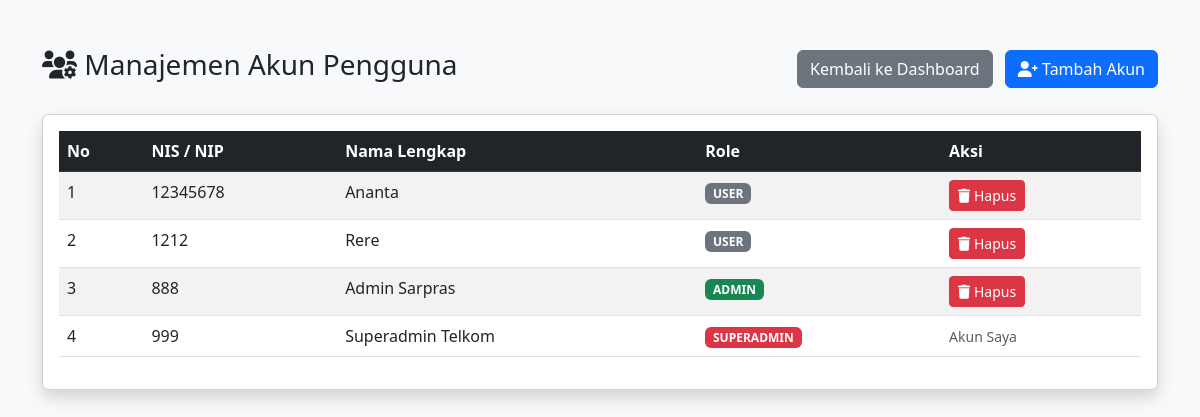
Screenshot of /superadmin/kelola_user.php (signed in) with the database file from the repository.
### tables this page shows
CREATE TABLE `users` (
  `id_user` int(11) NOT NULL,
  `nomor_induk` varchar(50) NOT NULL,
  `nama_lengkap` varchar(100) NOT NULL,
  `password` varchar(255) NOT NULL,
  `role` enum('user','admin','superadmin') DEFAULT 'user',
  `created_at` timestamp NOT NULL DEFAULT current_timestamp()
);

### superadmin/kelola_user.php (the view, shortened to what this page needs)
<?php
require '../config/koneksi.php';
?>
<!DOCTYPE html>
<html lang="id">
<head>
    <link href="https://cdn.jsdelivr.net/npm/bootstrap@5.3.0/dist/css/bootstrap.min.css" rel="stylesheet">
    <link rel="stylesheet" href="https://cdnjs.cloudflare.com/ajax/libs/font-awesome/6.0.0/css/all.min.css">
</head>
<body class="bg-light">
    <div class="container mt-5">
        <div class="d-flex justify-content-between align-items-center mb-4">
            <h3><i class="fas fa-users-cog"></i> Manajemen Akun Pengguna</h3>
            <div>
                <a href="../admin/dashboard.php" class="btn btn-secondary me-2">Kembali ke Dashboard</a>
                <button class="btn btn-primary" data-bs-toggle="modal" data-bs-target="#modalTambahUser"><i class="fas fa-user-plus"></i> Tambah Akun</button>
            </div>
        </div>
        <div class="card shadow">
            <div class="card-body">
                <table class="table table-striped table-hover">
                    <thead class="table-dark">
                        <tr>
                            <th>No</th>
                            <th>NIS / NIP</th>
                            <th>Nama Lengkap</th>
                            <th>Role</th>
                            <th>Aksi</th>
                        </tr>
                    </thead>
                    <tbody>
                        <?php
                        $no = 1;
                        $my_id = $_SESSION['id_user'];
                        $query = mysqli_query($conn, "SELECT * FROM users ORDER BY role ASC");
                        while ($row = mysqli_fetch_assoc($query)) {
                            if($row['role'] == 'superadmin') $badge = 'danger';
                            elseif($row['role'] == 'admin') $badge = 'success';
                            else $badge = 'secondary';
                        ?>
                        <tr>
                            <td><?= $no++ ?></td>
                            <td><?= $row['nomor_induk'] ?></td>
                            <td><?= $row['nama_lengkap'] ?></td>
                            <td><span class="badge bg-<?= $badge ?>"><?= strtoupper($row['role']) ?></span></td>
                            <td>
                                <?php if($row['id_user'] != $my_id): ?>
                                <a href="kelola_user.php?hapus_id=<?= $row['id_user'] ?>" class="btn btn-sm btn-danger" onclick="return confirm('Yakin hapus user ini?')"><i class="fas fa-trash"></i> Hapus</a>
                                <?php else: ?>
                                <span class="text-muted small">Akun Saya</span>
                                <?php endif; ?>
                            </td>
                        </tr>
                        <?php } ?>
                    </tbody>
                </table>
            </div>
        </div>
    </div>
</body>
</html>

### rows the page displays
users: nomor_induk "12345678", nama_lengkap "Ananta", role "USER"
users: nomor_induk "1212", nama_lengkap "Rere", role "USER"
users: nomor_induk "888", nama_lengkap "Admin Sarpras", role "ADMIN"
users: nomor_induk "999", nama_lengkap "Superadmin Telkom", role "SUPERADMIN", shows "Akun Saya"
